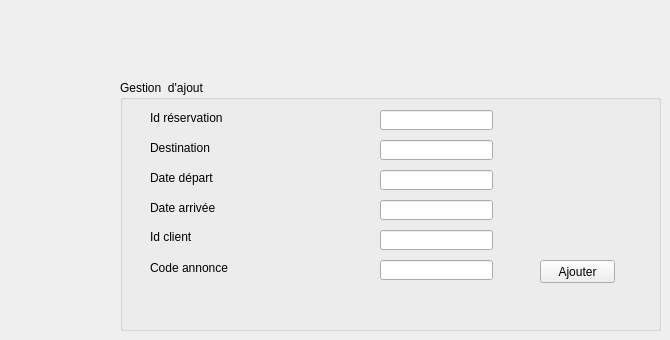
   <widget class="QWidget" name="ajout_res">
    <attribute name="title">
     <string>Ajouter réservation</string>
    </attribute>
    <widget class="QGroupBox" name="groupBox_2">
     <property name="geometry">
      <rect>
       <x>120</x>
       <y>80</y>
       <width>541</width>
       <height>251</height>
      </rect>
     </property>
     <property name="title">
      <string>Gestion  d'ajout</string>
     </property>
     <widget class="QLabel" name="label_9">
      <property name="geometry">
       <rect>
        <x>30</x>
        <y>30</y>
        <width>131</width>
        <height>16</height>
       </rect>
      </property>
      <property name="text">
       <string>Id réservation</string>
      </property>
     </widget>
     <widget class="QLabel" name="label_10">
      <property name="geometry">
       <rect>
        <x>30</x>
        <y>60</y>
        <width>71</width>
        <height>16</height>
       </rect>
      </property>
      <property name="text">
       <string>Destination</string>
      </property>
     </widget>
     <widget class="QLabel" name="label_11">
      <property name="geometry">
       <rect>
        <x>30</x>
        <y>90</y>
        <width>81</width>
        <height>16</height>
       </rect>
      </property>
      <property name="text">
       <string>Date départ</string>
      </property>
     </widget>
     <widget class="QLabel" name="label_12">
      <property name="geometry">
       <rect>
        <x>30</x>
        <y>120</y>
        <width>71</width>
        <height>16</height>
       </rect>
      </property>
      <property name="text">
       <string>Date arrivée</string>
      </property>
     </widget>
     <widget class="QLabel" name="label_13">
      <property name="geometry">
       <rect>
        <x>30</x>
        <y>150</y>
        <width>47</width>
        <height>13</height>
       </rect>
      </property>
      <property name="text">
       <string>Id client</string>
      </property>
     </widget>
     <widget class="QLabel" name="label_14">
      <property name="geometry">
       <rect>
        <x>30</x>
        <y>180</y>
        <width>91</width>
        <height>16</height>
       </rect>
      </property>
      <property name="text">
       <string>Code annonce</string>
      </property>
     </widget>
     <widget class="QLineEdit" name="codean">
      <property name="geometry">
       <rect>
        <x>260</x>
        <y>180</y>
        <width>113</width>
        <height>20</height>
       </rect>
      </property>
     </widget>
     <widget class="QLineEdit" name="idclient">
      <property name="geometry">
       <rect>
        <x>260</x>
        <y>150</y>
        <width>113</width>
        <height>20</height>
       </rect>
      </property>
     </widget>
     <widget class="QLineEdit" name="idreservation">
      <property name="geometry">
       <rect>
        <x>260</x>
        <y>30</y>
        <width>113</width>
        <height>20</height>
       </rect>
      </property>
     </widget>
     <widget class="QLineEdit" name="destination">
      <property name="geometry">
       <rect>
        <x>260</x>
        <y>60</y>
        <width>113</width>
        <height>20</height>
       </rect>
      </property>
     </widget>
     <widget class="QPushButton" name="pb_ajouter_2">
      <property name="geometry">
       <rect>
        <x>420</x>
        <y>180</y>
        <width>75</width>
        <height>23</height>
       </rect>
      </property>
      <property name="text">
       <string>Ajouter</string>
      </property>
     </widget>
     <widget class="QLineEdit" name="datede">
      <property name="geometry">
       <rect>
        <x>260</x>
        <y>90</y>
        <width>113</width>
        <height>20</height>
       </rect>
      </property>
     </widget>
     <widget class="QLineEdit" name="datear">
      <property name="geometry">
       <rect>
        <x>260</x>
        <y>120</y>
        <width>113</width>
        <height>20</height>
       </rect>
      </property>
     </widget>
    </widget>
   </widget>
